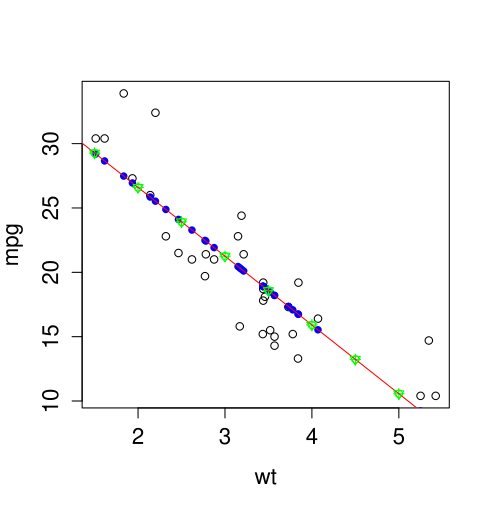

Source code (R):
#################
## assignment3 ##
#################

head(mtcars)

bad<-kmeans(mtcars, center=2)

plot(mtcars$mpg, mtcars$hp, col=bad$cluster, pch=16, cex=2, xlab="MPG", ylap="Horsepower")

########

install.packages("klaR")
install.packages("caret")
install.packages("class")
install.packages("e1071")


library("klaR")
library("caret")
library("class")
library("e1071")

#predicit 5th column
classifier<-naiveBayes(iris[,1:4], iris[,5])
table(predict(classifier,iris[,-5]), iris[,5])

#training
model = train(x,y,trControl=trainControl(method="cv",number=10))

predict(predict(model$finalModel,x))



######

install.packages('ElemStatLearn')
library("ElemStatLearn")

sub=sample(nrow(spam),floor(nrow(spam)*0.9))
train=spam[sub,]
test=spam[-sub,]

xTrain - train[,-58]
yTrain = train$spam

xTest = test[,-58]
yTest = test$spam

model = train(xTrain,yTrain,'nb',trControl=trainControl(method="cv", number=10))


prop.table(table(predict(model$finalModel,xTest)$class,yTest))



#################### any data #####################

car
model=lm(mpg~wt, data=mtcars)
predic=predict(model, data=mtcars)
plot(mpg~wt, data=mtcars)
par(new=T)
abline(model,col="red")



points(mtcars$wt,predic,col="blue",pch=16)


newsls <- data.frame(wt=seq(1,25,0.5))
newsls$pred <- predict(model, newsls)
points(newsls$wt, newsls$pred, col="green")
points(newsls$wt,newsls$pred,col="green",pch=6)
